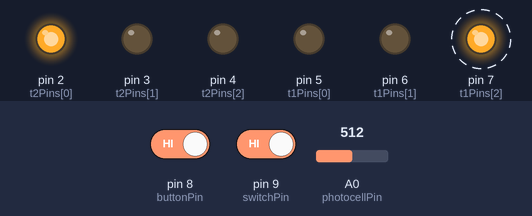
The sketch below on a simulated Arduino Uno, built with avr-gcc and run on an emulated ATmega328P. Parts: output pins drawn as LEDs (lit = HIGH). Dashed ring = blinking. Inputs (shaded band) come from the test bench; at power-on: pin 8 (buttonPin) HIGH, pin 9 (switchPin) HIGH, A0 (photocellPin) = 512.

Above: at 10.8 s.
10.9 s: pin 8 (buttonPin) driven LOW and pin 9 (switchPin) driven LOW
At 21.0 s:
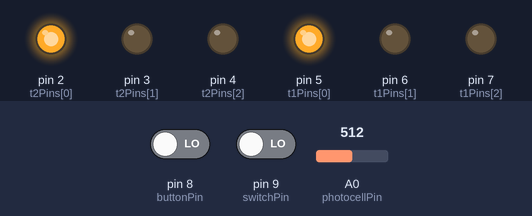
24.9 s: pin 9 (switchPin) driven HIGH
At 28.3 s:
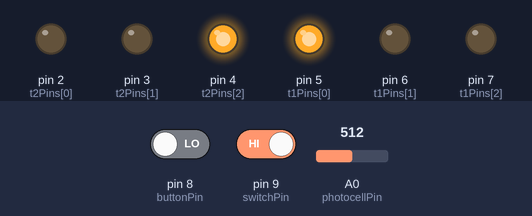
52.5 s: pin 8 (buttonPin) driven HIGH
At 57.6 s:
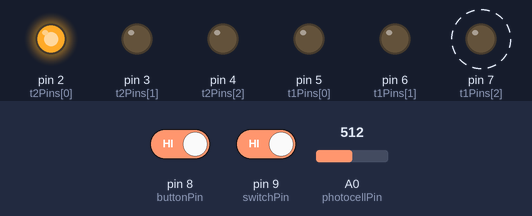
60.5 s: pin 8 (buttonPin) driven LOW
At 66.8 s:
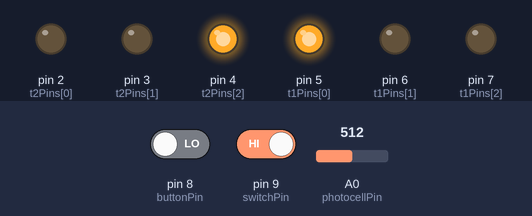
Timing chart, 0 to 68.3 s (numbered marks = the images above; inputs shaded):
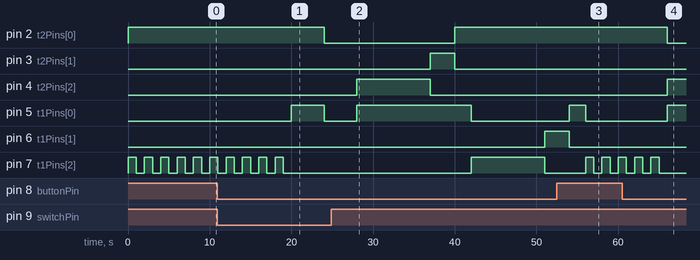

The sketch:

TrafficLightSystem.ino
```cpp
const unsigned short t1Pins[] = {5, 6, 7};
const unsigned short t2Pins[] = {2, 3, 4};
const unsigned short streetLightsPins[] = {10, 11, 12, 13};
const unsigned short buttonPin = 8;
const unsigned short switchPin = 9;
const unsigned short photocellPin = A0;

int buttonReading;
int switchReading;
int photocellReading;

int switchHigh;  // state when switch will be considered on


// Method: setup()
// Description: Initializes the pins and sets the initial state of the switch.
void setup() {
  // Set data rate for serial monitor
  Serial.begin(9600);

  // Configure PIN behaviour for traffic light LEDs
  for (int i = 0; i < 3; i++) {
    pinMode(t1Pins[i], OUTPUT);
    pinMode(t2Pins[i], OUTPUT);
  }

  // Configure PIN behaviour for street light LEDs
  for (int i = 0; i < 3; i++) {
    pinMode(t1Pins[i], OUTPUT);
    pinMode(t2Pins[i], OUTPUT);
  }

  // Configure input PIN behaviours
  pinMode(switchPin, INPUT);
  pinMode(buttonPin, INPUT_PULLUP);
  pinMode(photocellPin, INPUT);

  // Set state at which switch is considered on
  switchHigh = digitalRead(switchPin);
}


// Method: loop()
// Description: The main loop that checks the state of the switch and button to perform specific actions.
void loop() {
  // Take & store readings
  switchReading = digitalRead(switchPin);
  buttonReading = digitalRead(buttonPin);
  photocellReading = analogRead(photocellPin);

 // Determine dimness
  if (photocellReading > 250) {
    streetLightsOn();  // turn on street lights
  } else {
  	streetLightsOff();  // turn off street lights
  }

  // Check if switch is off
  if (switchReading != switchHigh) {
    nightCycle();   // run night cycle
  } else {
    // Check if button is pressed
    if (buttonReading == HIGH) {
      turnLeftCycle();  // run turn left cycle
    } else {
      defaultCycle();  // run day cycle
    }
  }
}


// Method: defaultCycle()
// Description: Performs the default cycle of the LEDs.
void defaultCycle() {
  digitalWrite(t1Pins[0], HIGH);
  digitalWrite(t2Pins[2], HIGH);
  delay(9000);
  digitalWrite(t2Pins[2], LOW);

  digitalWrite(t2Pins[1], HIGH);
  delay(3000);
  digitalWrite(t2Pins[1], LOW);

  digitalWrite(t2Pins[0], HIGH);
  delay(2000);
  digitalWrite(t1Pins[0], LOW);

  digitalWrite(t1Pins[2], HIGH);
  delay(9000);
  digitalWrite(t1Pins[2], LOW);

  digitalWrite(t1Pins[1], HIGH);
  delay(3000);
  digitalWrite(t1Pins[1], LOW);

  digitalWrite(t1Pins[0], HIGH);
  delay(2000);
  digitalWrite(t2Pins[0], LOW);
  digitalWrite(t1Pins[0], LOW);
}


// Method: nightCycle()
// Description: Performs the night cycle of the LEDs.
void nightCycle() {
  digitalWrite(t1Pins[0], HIGH);
  digitalWrite(t2Pins[0], HIGH);
  delay(4000);

  digitalWrite(t1Pins[0], LOW);
  digitalWrite(t2Pins[0], LOW);
  delay(4000);
}


// Method: turnLeftCycle()
// Description: Performs the turn left cycle of the LEDs.
void turnLeftCycle() {
  digitalWrite(t2Pins[0], HIGH);

  for (short i = 0; i < 5; i++) {
    digitalWrite(t1Pins[2], HIGH);
    delay(1000);
    digitalWrite(t1Pins[2], LOW);
    delay(1000);
  }

  digitalWrite(t2Pins[0], LOW);
}


// Method: streetLightsOn()
// Description: Turns on street light LEDs.
void streetLightsOn() {
  for(short i = 0; i < 4; i++) {
    digitalWrite(streetLightsPins[i], HIGH);
  }
}


// Method: streetLightsOff()
// Description: Turns off street light LEDs.
void streetLightsOff() {
  for(short i = 0; i < 4; i++) {
    digitalWrite(streetLightsPins[i], LOW);
  }
}
```

Measured:
- after the input at 10.9 s, pin 2 (t2Pins[0]): HIGH → LOW after 13.1 s; pin 5 (t1Pins[0]): LOW → HIGH after 9.1 s, → LOW 4.0 s later; pin 7 (t1Pins[2]): goes on until 19.0 s, then stays LOW
- after the input at 24.9 s, pin 3 (t2Pins[1]): LOW → HIGH after 12.1 s, → LOW 3.0 s later; pin 4 (t2Pins[2]): LOW → HIGH after 3.1 s, → LOW 9.0 s later; pin 6 (t1Pins[1]): LOW → HIGH after 26.1 s; pin 7 (t1Pins[2]): LOW → HIGH after 17.1 s, → LOW 9.0 s later
- after the input at 52.5 s, pin 2 (t2Pins[0]): stays HIGH (without the input it goes to LOW after 3.5 s); pin 4 (t2Pins[2]): stays LOW (without the input it goes to HIGH after 3.5 s); pin 7 (t1Pins[2]): alternates HIGH for 1.0 s and LOW for 1.0 s, starting after 3.5 s
- after the input at 60.5 s, pin 2 (t2Pins[0]): HIGH → LOW after 5.5 s; pin 4 (t2Pins[2]), pin 5 (t1Pins[0]): LOW → HIGH after 5.5 s; pin 7 (t1Pins[2]): goes on until 65.0 s, then stays LOW
- by itself, pin 7 (t1Pins[2]): alternates HIGH for 1.0 s and LOW for 1.0 s
